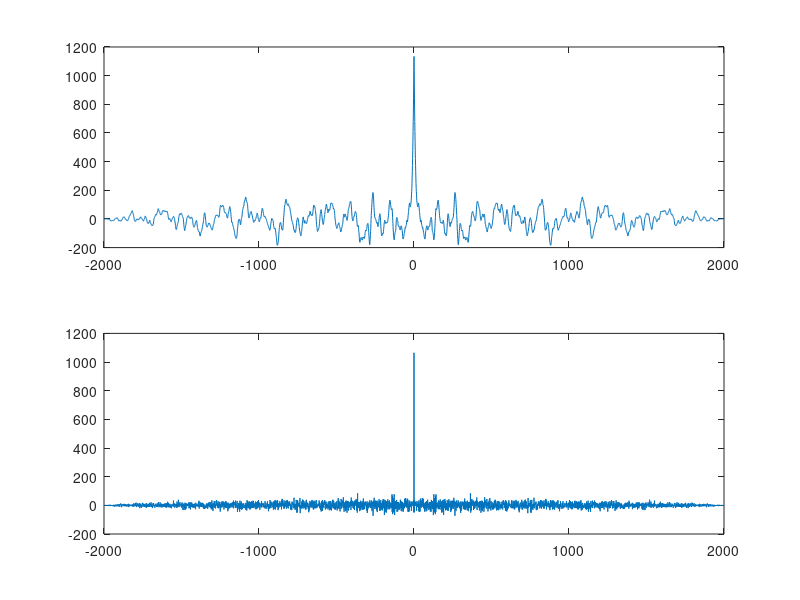

Write MATLAB code to recreate this figure.
clc
clear all
close all

rho = 0.9; 
varz = 0.1;
N = 2000; % number of time samples
R = 2000; % number of realizations
x = zeros(R,N); 
z = sqrt(varz)*randn(R,N);
for r = 1 :R
x(r,:) = filter(1,[1 -rho], z(r,:));
end

% time statistics(N) (assume only first realization available)
% ensemble statistics(R) (compute only at time 50 because WSS)
mN = mean(x(1,:))
mR = mean(x(:,50))
mT = 0
vN = var(x(1,:))
vR = var(x(:,50))
vT = varz/(1-rho^2)


[rN lagN]=xcorr(x(1,:));
nN=lagN;
figure, subplot(211), plot(nN,rN)

[rR lagR]=xcorr(x(:,50));
nR=lagR;
subplot(212), plot(nR,rR)
